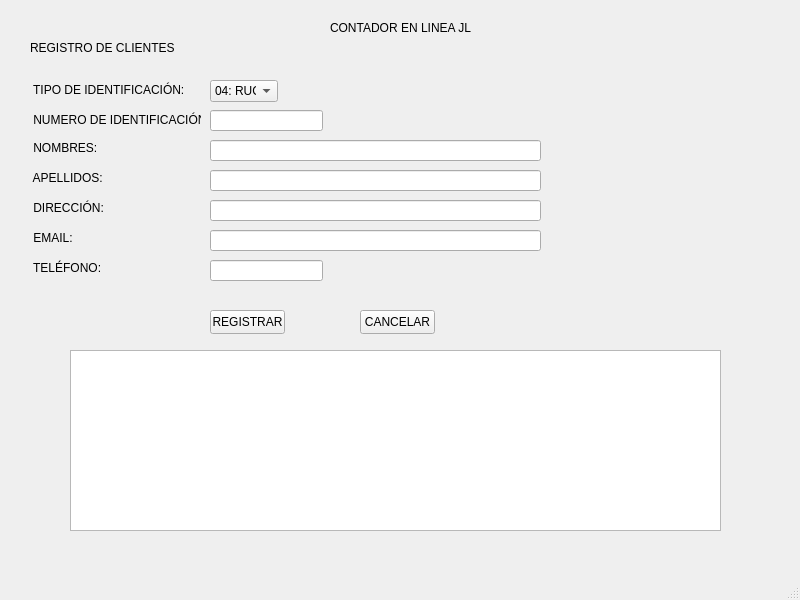
<?xml version="1.0" encoding="UTF-8"?>
<ui version="4.0">
 <class>MainWindow</class>
 <widget class="QMainWindow" name="MainWindow">
  <property name="geometry">
   <rect>
    <x>0</x>
    <y>0</y>
    <width>800</width>
    <height>600</height>
   </rect>
  </property>
  <property name="windowTitle">
   <string>MainWindow</string>
  </property>
  <widget class="QWidget" name="centralwidget">
   <widget class="QWidget" name="widget" native="true">
    <property name="geometry">
     <rect>
      <x>20</x>
      <y>10</y>
      <width>761</width>
      <height>531</height>
     </rect>
    </property>
    <property name="layoutDirection">
     <enum>Qt::LeftToRight</enum>
    </property>
    <widget class="QLabel" name="label">
     <property name="geometry">
      <rect>
       <x>10</x>
       <y>70</y>
       <width>171</width>
       <height>20</height>
      </rect>
     </property>
     <property name="text">
      <string> TIPO DE IDENTIFICACIÓN:</string>
     </property>
    </widget>
    <widget class="QLineEdit" name="inputNumeroIdentificacion">
     <property name="geometry">
      <rect>
       <x>190</x>
       <y>100</y>
       <width>113</width>
       <height>21</height>
      </rect>
     </property>
    </widget>
    <widget class="QLabel" name="label_2">
     <property name="geometry">
      <rect>
       <x>10</x>
       <y>100</y>
       <width>171</width>
       <height>20</height>
      </rect>
     </property>
     <property name="text">
      <string> NUMERO DE IDENTIFICACIÓN:</string>
     </property>
    </widget>
    <widget class="QLineEdit" name="inputNombre">
     <property name="geometry">
      <rect>
       <x>190</x>
       <y>130</y>
       <width>331</width>
       <height>21</height>
      </rect>
     </property>
    </widget>
    <widget class="QLabel" name="label_3">
     <property name="geometry">
      <rect>
       <x>10</x>
       <y>130</y>
       <width>91</width>
       <height>16</height>
      </rect>
     </property>
     <property name="text">
      <string> NOMBRES:</string>
     </property>
    </widget>
    <widget class="QLabel" name="label_4">
     <property name="geometry">
      <rect>
       <x>10</x>
       <y>160</y>
       <width>91</width>
       <height>16</height>
      </rect>
     </property>
     <property name="text">
      <string> APELLIDOS:</string>
     </property>
    </widget>
    <widget class="QLineEdit" name="inputApellido">
     <property name="geometry">
      <rect>
       <x>190</x>
       <y>160</y>
       <width>331</width>
       <height>21</height>
      </rect>
     </property>
    </widget>
    <widget class="QLineEdit" name="inputDireccion">
     <property name="geometry">
      <rect>
       <x>190</x>
       <y>190</y>
       <width>331</width>
       <height>21</height>
      </rect>
     </property>
    </widget>
    <widget class="QLabel" name="label_5">
     <property name="geometry">
      <rect>
       <x>10</x>
       <y>190</y>
       <width>91</width>
       <height>16</height>
      </rect>
     </property>
     <property name="text">
      <string> DIRECCIÓN:</string>
     </property>
    </widget>
    <widget class="QLineEdit" name="inputEmail">
     <property name="geometry">
      <rect>
       <x>190</x>
       <y>220</y>
       <width>331</width>
       <height>21</height>
      </rect>
     </property>
    </widget>
    <widget class="QLabel" name="label_6">
     <property name="geometry">
      <rect>
       <x>10</x>
       <y>220</y>
       <width>91</width>
       <height>16</height>
      </rect>
     </property>
     <property name="text">
      <string> EMAIL:</string>
     </property>
    </widget>
    <widget class="QLabel" name="label_7">
     <property name="geometry">
      <rect>
       <x>10</x>
       <y>250</y>
       <width>91</width>
       <height>16</height>
      </rect>
     </property>
     <property name="text">
      <string> TELÉFONO:</string>
     </property>
    </widget>
    <widget class="QLineEdit" name="intTelefono">
     <property name="geometry">
      <rect>
       <x>190</x>
       <y>250</y>
       <width>113</width>
       <height>21</height>
      </rect>
     </property>
    </widget>
    <widget class="QPushButton" name="pushButton">
     <property name="geometry">
      <rect>
       <x>190</x>
       <y>300</y>
       <width>75</width>
       <height>24</height>
      </rect>
     </property>
     <property name="text">
      <string>REGISTRAR</string>
     </property>
    </widget>
    <widget class="QPushButton" name="pushButton_2">
     <property name="geometry">
      <rect>
       <x>340</x>
       <y>300</y>
       <width>75</width>
       <height>24</height>
      </rect>
     </property>
     <property name="text">
      <string>CANCELAR</string>
     </property>
    </widget>
    <widget class="QLabel" name="label_8">
     <property name="geometry">
      <rect>
       <x>310</x>
       <y>10</y>
       <width>141</width>
       <height>16</height>
      </rect>
     </property>
     <property name="text">
      <string>CONTADOR EN LINEA JL</string>
     </property>
    </widget>
    <widget class="QLabel" name="label_9">
     <property name="geometry">
      <rect>
       <x>10</x>
       <y>30</y>
       <width>151</width>
       <height>16</height>
      </rect>
     </property>
     <property name="text">
      <string>REGISTRO DE CLIENTES</string>
     </property>
    </widget>
    <widget class="QComboBox" name="comboBox">
     <property name="geometry">
      <rect>
       <x>190</x>
       <y>70</y>
       <width>68</width>
       <height>22</height>
      </rect>
     </property>
     <item>
      <property name="text">
       <string>04: RUC</string>
      </property>
     </item>
     <item>
      <property name="text">
       <string>05: CEDULA</string>
      </property>
     </item>
     <item>
      <property name="text">
       <string>06: PASAPORTE</string>
      </property>
     </item>
     <item>
      <property name="text">
       <string/>
      </property>
     </item>
    </widget>
    <widget class="QTextEdit" name="textOutPut">
     <property name="geometry">
      <rect>
       <x>50</x>
       <y>340</y>
       <width>651</width>
       <height>181</height>
      </rect>
     </property>
    </widget>
   </widget>
  </widget>
  <widget class="QMenuBar" name="menubar">
   <property name="geometry">
    <rect>
     <x>0</x>
     <y>0</y>
     <width>800</width>
     <height>22</height>
    </rect>
   </property>
  </widget>
  <widget class="QStatusBar" name="statusbar"/>
 </widget>
 <resources/>
 <connections/>
</ui>
